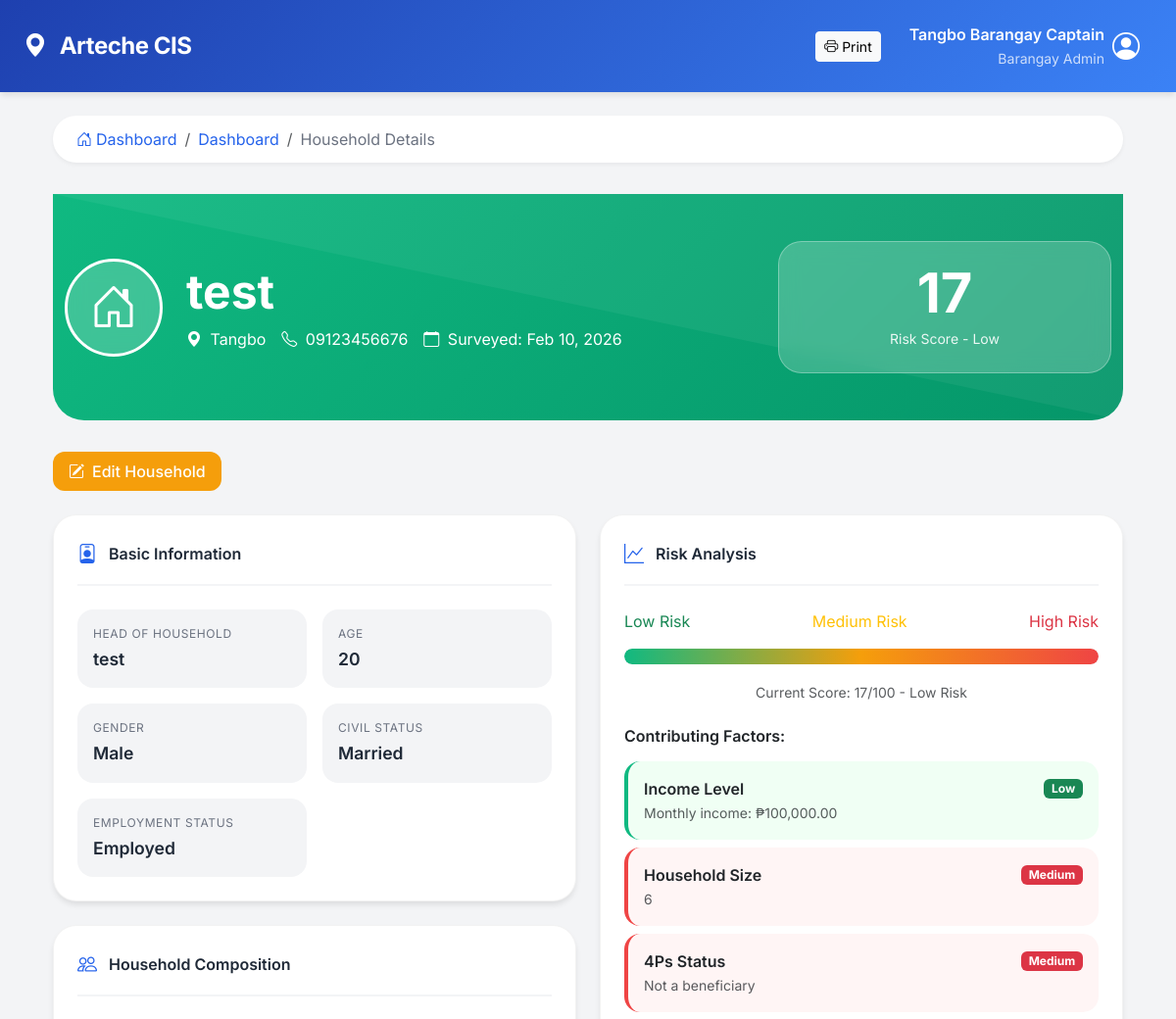
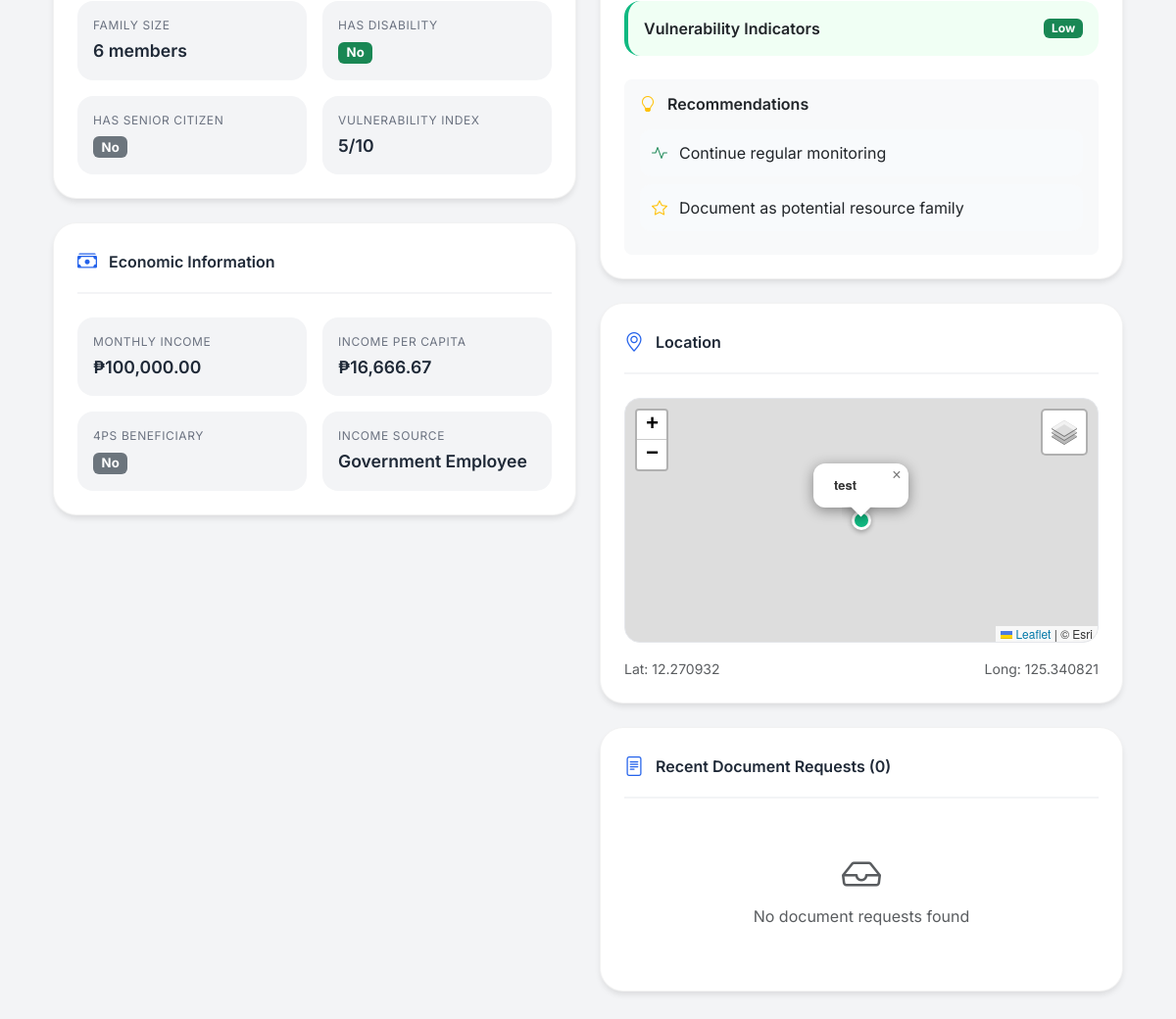
The page /app/admin/shared/view_household.php?id=21 (signed in) on the database its author committed (2 pictures, top to bottom).
### tables this page shows
CREATE TABLE `households` (
  `id` int(11) NOT NULL,
  `household_identifier` varchar(50) DEFAULT '',
  `barangay_id` int(11) DEFAULT NULL,
  `name` varchar(100) NOT NULL,
  `contact_number` varchar(15) DEFAULT NULL,
  `age` int(11) NOT NULL,
  `sex` enum('Male','Female') NOT NULL,
  `civil_status` enum('Single','Married','Widowed','Separated') NOT NULL,
  `household_size` int(11) NOT NULL,
  `income_monthly` decimal(10,2) NOT NULL,
  `income_per_capita` decimal(10,2) NOT NULL,
  `income_source` varchar(100) DEFAULT NULL,
  `four_ps` enum('Yes','No') DEFAULT 'No',
  `housing_type` varchar(100) DEFAULT NULL,
  `water_source` varchar(100) DEFAULT NULL,
  `toilet_type` varchar(100) DEFAULT NULL,
  `employment` varchar(100) DEFAULT NULL,
  `disability` enum('Yes','No') DEFAULT 'No',
  `senior_citizen` enum('Yes','No') DEFAULT 'No',
  `vulnerability_index` int(11) DEFAULT 0,
  `latitude` decimal(10,7) DEFAULT NULL,
  `longitude` decimal(10,7) DEFAULT NULL,
  `surveyed_by` varchar(100) DEFAULT '',
  `surveyed_date` date DEFAULT curdate(),
  `notes` text DEFAULT NULL,
  `barangay` varchar(100) DEFAULT 'Tangbo',
  `survey_date` date DEFAULT curdate(),
  `date_submitted` timestamp NOT NULL DEFAULT current_timestamp(),
  `risk_score` int(11) DEFAULT 0
);

CREATE TABLE `barangays` (
  `id` int(11) NOT NULL,
  `name` varchar(100) NOT NULL,
  `municipality` varchar(100) DEFAULT 'Arteche',
  `province` varchar(100) DEFAULT 'Eastern Samar',
  `latitude` decimal(10,8) DEFAULT NULL,
  `longitude` decimal(11,8) DEFAULT NULL,
  `population` int(11) DEFAULT 0,
  `created_at` timestamp NOT NULL DEFAULT current_timestamp()
);

### app/admin/shared/view_household.php (the view, shortened to what the rows shown need)
<?php
require_once __DIR__ . '/../../shared/bootstrap.php';
$admin_barangay_id = $_SESSION['barangay_id'] ?? null;
$is_super_admin = ($_SESSION['role'] ?? '') === 'super_admin';
$household_id = isset($_GET['id']) ? intval($_GET['id']) : 0;
if ($is_super_admin) {
    $stmt = $conn->prepare("
        SELECT h.*, b.name as barangay_name, b.id as barangay_id
        FROM households h
        LEFT JOIN barangays b ON h.barangay_id = b.id
        WHERE h.id = ?
    ");
    $stmt->bind_param("i", $household_id);
} else {
    $stmt = $conn->prepare("
        SELECT h.*, b.name as barangay_name, b.id as barangay_id
        FROM households h
        LEFT JOIN barangays b ON h.barangay_id = b.id
        WHERE h.id = ? AND h.barangay_id = ?
    ");
    $stmt->bind_param("ii", $household_id, $admin_barangay_id);
}
$stmt->execute();
$result = $stmt->get_result();
$household = $result->fetch_assoc();
require_once '../utils/risk_score.php';
$risk_score = $household['risk_score'] ?? 0;
$risk_level = $risk_score <= RISK_LOW_MAX ? 'Low' : ($risk_score <= RISK_MEDIUM_MAX ? 'Medium' : 'High');
?>
<!DOCTYPE html>
<html lang="en">
<head>
    <link href="https://cdn.jsdelivr.net/npm/bootstrap@5.3.1/dist/css/bootstrap.min.css" rel="stylesheet">
    <link rel="stylesheet" href="https://cdn.jsdelivr.net/npm/bootstrap-icons@1.10.0/font/bootstrap-icons.css">
    <link rel="stylesheet" href="https://unpkg.com/leaflet/dist/leaflet.css" />
</head>
<body>
    <div class="container px-4 py-4">
        <div class="profile-header">
            <div class="container">
                <div class="row align-items-center">
                    <div class="col-md-8">
                        <div class="d-flex align-items-center gap-4">
                            <div>
                                <h1 class="display-5 fw-bold mb-2"><?= htmlspecialchars($household['name']) ?></h1>
                                <div class="d-flex flex-wrap gap-3">
                                    <span>
                                        <i class="bi bi-geo-alt-fill me-1"></i>
                                        <?= htmlspecialchars($household['barangay_name']) ?>
                                    </span>
                                    <?php if (!empty($household['contact_number'])): ?>
                                        <span>
                                            <i class="bi bi-telephone me-1"></i>
                                            <?= htmlspecialchars($household['contact_number']) ?>
                                        </span>
                                    <?php endif; ?>
                                    <span>
                                        <i class="bi bi-calendar me-1"></i>
                                        Surveyed:
                                        <?= date('M d, Y', strtotime($household['survey_date'] ?? $household['date_submitted'])) ?>
                                    </span>
                                </div>
                            </div>
                        </div>
                    </div>
                    <div class="col-md-4 text-md-end mt-4 mt-md-0">
                        <div class="risk-score-large">
                            <div class="score"><?= $risk_score ?></div>
                            <div class="label">Risk Score - <?= $risk_level ?></div>
                        </div>
                    </div>
                </div>
            </div>
        </div>
        <div class="row g-4">
            <div class="col-lg-6">
                <div class="info-card">
                    <div class="info-grid">
                        <div class="info-item">
                            <div class="label">Head of Household</div>
                            <div class="value"><?= htmlspecialchars($household['name']) ?></div>
                        </div>
                        <div class="info-item">
                            <div class="label">Age</div>
                            <div class="value"><?= $household['age'] ?? 'N/A' ?></div>
                        </div>
                        <div class="info-item">
                            <div class="label">Gender</div>
                            <div class="value"><?= $household['sex'] ?? 'N/A' ?></div>
                        </div>
                        <div class="info-item">
                            <div class="label">Civil Status</div>
                            <div class="value"><?= $household['civil_status'] ?? 'N/A' ?></div>
                        </div>
                        <div class="info-item">
                            <div class="label">Employment Status</div>
                            <div class="value"><?= $household['employment'] ?? 'N/A' ?></div>
                        </div>
                    </div>
                </div>
                <div class="info-card">
                    <div class="info-grid">
                        <div class="info-item">
                            <div class="label">Family Size</div>
                            <div class="value"><?= $household['household_size'] ?? 'N/A' ?> members</div>
                        </div>
                        <div class="info-item">
                            <div class="label">Vulnerability Index</div>
                            <div class="value"><?= $household['vulnerability_index'] ?? '0' ?>/10</div>
                        </div>
                    </div>
                </div>
                <div class="info-card">
                    <div class="info-grid">
                        <div class="info-item">
                            <div class="label">Monthly Income</div>
                            <div class="value">₱<?= number_format($household['income_monthly'] ?? 0, 2) ?></div>
                        </div>
                        <div class="info-item">
                            <div class="label">Income per Capita</div>
                            <div class="value">
                                ₱<?= number_format(($household['income_monthly'] ?? 0) / max(1, ($household['household_size'] ?? 1)), 2) ?>
                            </div>
                        </div>
                        <div class="info-item">
                            <div class="label">Income Source</div>
                            <div class="value"><?= htmlspecialchars($household['income_source'] ?? 'N/A') ?></div>
                        </div>
                    </div>
                </div>
            </div>
            <div class="col-lg-6">
                <div class="info-card">
                    <div class="mb-4">
                        <div class="text-center mt-2">
                            <small class="text-muted">Current Score: <?= $risk_score ?>/100 - <?= $risk_level ?>
                                Risk</small>
                        </div>
                    </div>
                </div>
                <?php if (!empty($household['latitude']) && !empty($household['longitude'])): ?>
                    <div class="info-card">
                        <div class="info-card-title">
                            <i class="bi bi-geo-alt"></i>
                            Location
                        </div>
                        <div id="mini-map"></div>
                        <div class="d-flex justify-content-between mt-3">
                            <small class="text-muted">
                                Lat: <?= number_format($household['latitude'], 6) ?>
                            </small>
                            <small class="text-muted">
                                Long: <?= number_format($household['longitude'], 6) ?>
                            </small>
                        </div>
                    </div>
                <?php endif; ?>
            </div>
        </div>
    </div>
</body>
</html>

### rows shown on the page
households: name "test", barangay.name "Tangbo", contact_number "09123456676", survey_date "Feb 10, 2026", risk_score "17", risk_score "Low", age "20", sex "Male", civil_status "Married", employment "Employed", household_size "6", vulnerability_index "5", income_monthly "100,000.00", income_monthly+household_size "16,666.67", income_source "Government Employee", latitude "12.270932", longitude "125.340821"

### other values the page prints
$full_name "Tangbo Barangay Captain"
$factor['description'] "Income Level"
$factor['impact'] "Low"
$factor['detail'] "Monthly income: ₱100,000.00"
$factor['description'] "Household Size"
$factor['impact'] "Medium"
$factor['detail'] "6"
$factor['description'] "4Ps Status"
$factor['detail'] "Not a beneficiary"
$factor['description'] "Vulnerability Indicators"
count($requests) "0"
